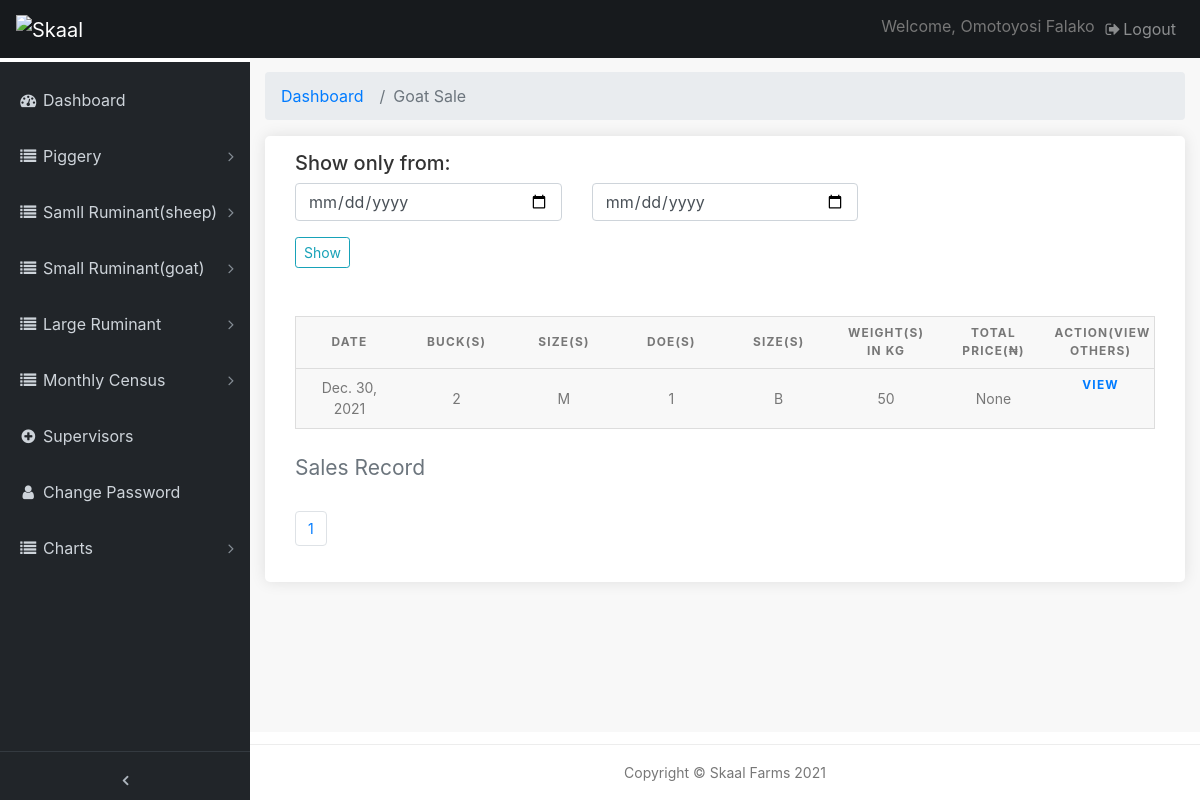
The page /pages/goat-sale-records (signed in) on the database as committed earlier.
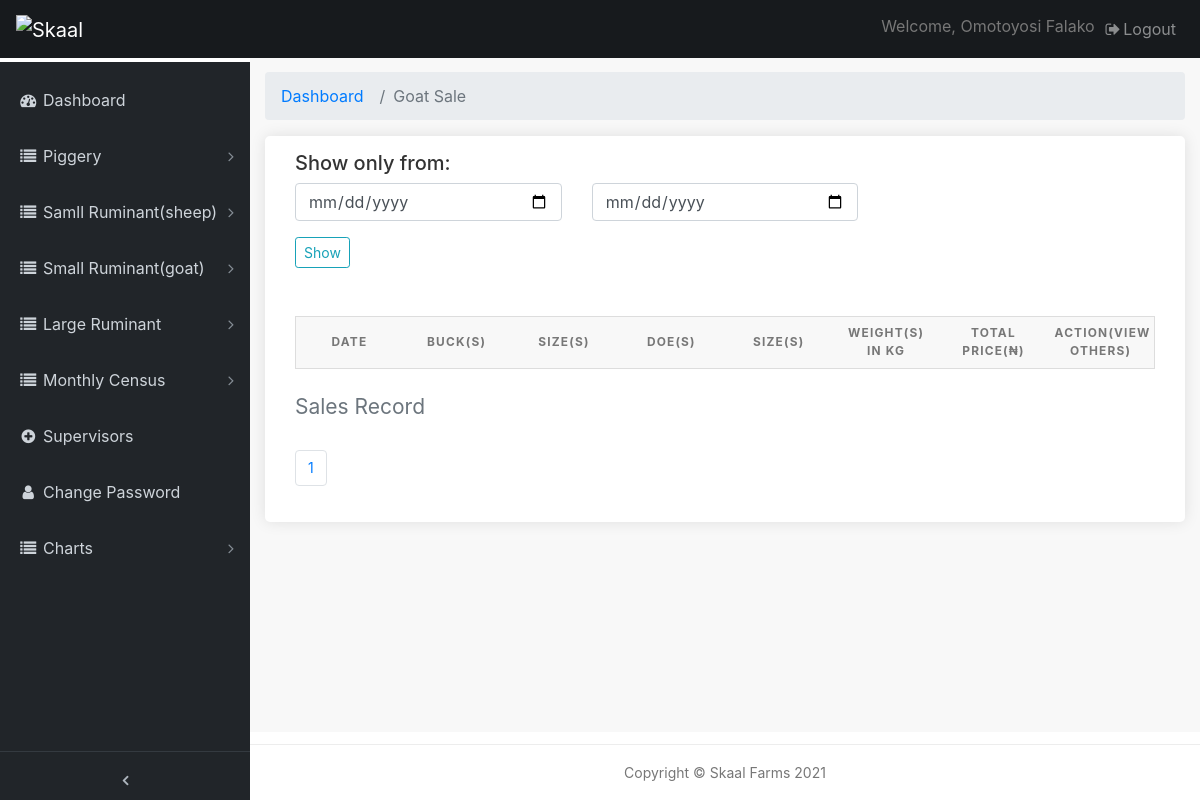
The same page on the database as committed later.
### farmrecord/models.py (models this page shows, shortened)
class GoatSale(models.Model):
    date = models.DateField(default=timezone.now)
    doe_num = models.IntegerField(verbose_name='Doe(s)', null=True, blank=True, default=0)
    size = models.CharField(max_length=100, verbose_name='Size(s)', blank=True, null=True,)
    price = models.IntegerField(verbose_name='Price(s)', null=True, blank=True, default=0)
    buck_num = models.IntegerField(verbose_name='Buck(s)', null=True, default=0)
    size1 = models.CharField(max_length=100, verbose_name='Size(s)', blank=True, null=True)
    price1 = models.IntegerField(verbose_name='Price(s)', null=True, blank=True, default=0)
    section = models.ForeignKey(Section, verbose_name='Section', related_name='category11', null=True, on_delete=models.CASCADE)
    weight= models.CharField(max_length=100,verbose_name='Weight(s)',blank=True, null=True,)
    total_price = models.IntegerField(verbose_name='Total Price(s)', null=True, blank=True,default=0)

### farmrecord/views.py (the view)
# urls.py: path('goat-sale-records', views.goat_salerec, name='goat_salerec'),
@login_required(login_url='/admin-page/login')
def goat_salerec(request):
    goat_srec = GoatSale.objects.order_by('-date')
    query_form = GoatsaleFilter()
    paginated_filtergs = Paginator(goat_srec, 10)
    page_number = request.GET.get('page')
    gs_page_obj = paginated_filtergs.get_page(page_number)
    nums = "a" * gs_page_obj.paginator.num_pages
    context = {
        'gs_page_obj': goat_srec,
        'nums': nums,
        'q'    : query_form
    }
    context['gs_page_obj'] = gs_page_obj
    return render(request, 'goatsalerec.html',context)

### farmrecord/forms.py
class GoatsaleFilter(forms.ModelForm):
    date = forms.DateField(widget=forms.HiddenInput(), required=False)
    start_date = forms.DateField(
        widget=forms.TextInput(attrs={'class': 'form-control', 'type' : 'date', 'placeholder': 'From'}))
    end_date = forms.DateField(
        widget=forms.TextInput(attrs={'class': 'form-control', 'type' : 'date', 'placeholder': 'To'}))
    class Meta:
        model = GoatSale
        fields =('date',)

### templates/goatsalerec.html (shortened to what this page needs)
{% extends 'base.html' %}
{% load static %}
{% block content %}
  <div class="content-wrapper">
    <div class="container-fluid">
      <ol class="breadcrumb">
        <li class="breadcrumb-item">
          <a href="#">Dashboard</a>
        </li>
        <li class="breadcrumb-item active">Goat Sale</li>
      </ol>
		<div class="box_general padding_bottom">
      <h5>Show only from:</h5>
      <form class="mb-5" action="{% url 'farmrecord:cowmot_filter' %}">
        <div class="row">
          <div class="col-lg-4 col-md-12 form-group">
            {{ q.start_date }}
          </div>
          <div class="col-lg-4 col-md-12 form-group">
            {{ q.end_date }}
          </div>
        </div>
        <input type="submit" class="btn btn-outline-info btn-sm" value="Show">
      </form>
      <table>
        <caption>Sales Record</caption>
        <thead>
          <tr>
            <th scope="col">Date</th>
            <th scope="col">Buck(s)</th>
            <th scope="col">Size(s)</th>
            <th scope="col">Doe(s)</th>
            <th scope="col">Size(s)</th>
            <th scope="col">Weight(s) In Kg</th>
            <th scope="col">Total Price(&#8358;)</th>
            <th scope="col">ACTION(View others)</th>
          </tr>
        </thead>
        <tbody>
          {% if gs_page_obj %}
          {% for a in gs_page_obj %}
          <tr>
            <td data-label="Date">{{ a.date }}</td>
            <td data-label="Buck(s)">{{ a.buck_num }}</td>
            <td data-label="Size(s)">{{ a.size1 }}</td>
            <td data-label="Doe(s)">{{ a.doe_num }}</td>
            <td data-label="Size(s)">{{ a.size }}</td>
            <td data-label="Weight(s) In Kg">{{ a.weight }}</td>
            <td data-label="Total Price(&#8358;)">{{ a.total_price }}</td>
            <th data-label="Action" class="table"><a href="{% url 'farmrecord:goat_salerec_view' a.id %}" >View</a></th>
          {% endfor %}
          {% endif %}
          </tr>
        </tbody>
    </table>
    <nav aria-label="Page navigation example">
      <ul class="pagination">
       {% for i in nums %}
        <li class="page-item"><a href="?page={{ forloop.counter }}" class="page-link active">{{ forloop.counter }}</a></li>
       {% endfor %}
      </ul>
    </nav>
		</div>
	  </div>
   	</div>
{% endblock %}

Rows that differ between the two databases and show on the page:
removed GoatSale: date "Dec. 30, 2021", buck_num "2", size1 "M", doe_num "1", size "B", weight "50", total_price "None"
